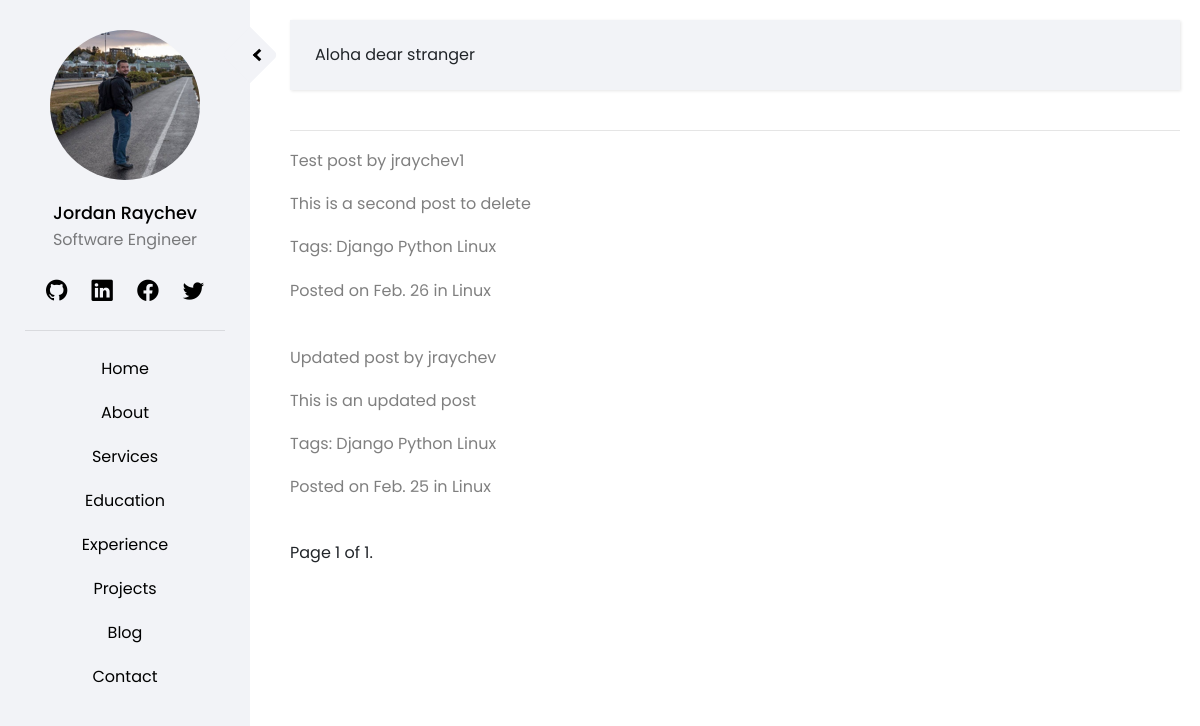
The page /posts/tags/Django/ on the database its author committed.
### accounts/models.py (models this page shows, shortened)
class CustomUser(AbstractUser):
    department = models.CharField(max_length=50)
    profession = models.CharField(max_length=50)
    about = models.TextField(default='', max_length=1000)
    slug = models.SlugField(max_length=50)
    profile_image = models.ImageField(default='profile_default.jpg', upload_to='profile_images')
    def __str__(self):
        return self.username

class UserSocial(models.Model):
    user = models.ForeignKey(CustomUser, default=1, on_delete=models.DO_NOTHING)
    social_name = models.CharField(max_length=50)
    social_class = models.CharField(max_length=50)
    social_url = models.CharField(max_length=100)

### staticpages/models.py (models this page shows, shortened)
class Menu(models.Model):
    menu_name = models.CharField(max_length=50)
    @property
    def menu_slug(self):
        return self.menu_name.lower()

### posts/models.py (models this page shows, shortened)
class Post(models.Model):
    title = models.CharField(max_length=100)
    content = models.TextField()
    header_image = models.ImageField(default='profile_default.jpg', upload_to='post_images')
    date_posted = models.DateTimeField(default=timezone.now)
    author = models.ForeignKey(CustomUser, on_delete=models.CASCADE, default=1)
    author_bio = models.CharField(max_length=200, default='default-bio')
    tags = models.ManyToManyField(Tag)
    category = models.ForeignKey(Category, on_delete=models.DO_NOTHING)
    status = models.IntegerField(choices=STATUS, default=0)
    @property
    def time_created_before(self):
        time_diff = timezone.now() - self.date_posted
        seconds = floor(time_diff.total_seconds())
        time_since_creation = 0
        if seconds < 3600:
            time_since_creation = str(seconds//60) + ' mins ago'
        elif seconds > 3600 and seconds < 86400:
            time_since_creation = str(seconds//3600) + ' hours ago'
        elif seconds > 8600 and seconds < 432000:
            time_since_creation = str(seconds//86000) + ' days ago'
        else:
            posted_on = str(self.date_posted.strftime('%b. %d'))
            time_since_creation = 'on ' + posted_on
        return time_since_creation
    class Meta:
        ordering = ['-date_posted']

class Tag(models.Model):
    name = models.CharField(max_length=20, unique=True)
    def __str__(self):
        return str(self.name)

class Category(models.Model):
    name = models.CharField(max_length=20, unique=True)
    def __str__(self):
        return str(self.name)

### posts/views.py (the view)
# urls.py: path('tags/<tag_name>/', TagView.as_view(), name='tag-view-cbv'), # CBV
class TagView(ListView):
    template_name = 'posts/posts_tag.html'
    context_object_name = 'posts_by_tag'
    paginate_by = _PAGINATE_BY
    def get_queryset(self):
        searched_tag = Tag.objects.filter(name=self.kwargs['tag_name']).values_list('id', flat=True)
        tag_id = get_object_or_404(searched_tag)
        return Post.objects.filter(tags=tag_id, status=0)

### home/templatetags/sidebar_items.py (called while the page is built)
@register.inclusion_tag('home/menu.html', takes_context=True)
def get_menu(context):
    request = context['request']
    menu = Menu.objects.all()
    return {'menu' : menu, 'request': request}

@register.inclusion_tag('home/user_social.html')
def get_social(user):
    user_social = UserSocial.objects.filter(user=user)
    return { 'user_social' : user_social }

@register.inclusion_tag('home/user_meta.html', takes_context=True)
def get_user_meta(context, id):
    request = context['request']
    user_data = CustomUser.objects.filter(id=id)
    return { 'user_data' : user_data, 'request': request }

### templates/posts/posts_tag.html (shortened to what this page needs)
{% extends 'home/base.html' %}
{% block content %}
    {% for post in posts_by_tag %}
        <p> {{ post.title }} by {{ post.author }} </p>
        <p><a href = "{% url 'post-detail' post.id %}"> {{ post.content }} </a></p>
        <p> Tags:
            {% for tag in post.tags.all %}
                <a href = " {% url 'tag-view-cbv' tag.name %} "> {{ tag }}  </a>
        {% endfor %}
        </p>
       <p>Posted {{ post.time_created_before }} in
        <a href = " {% url 'cat-view-cbv' post.category %} "> {{ post.category }}  </a> </p>
    {% endfor %}
    <div class="pagination">
        <span class="step-links">
            <span class="current">
                Page {{ page_obj.number }} of {{ page_obj.paginator.num_pages }}.
            </span>
        </span>
    </div>
{% endblock %}

### templates/home/user_meta.html
<img class="rounded-circle profile-img" src="{{ user_data.0.profile_image.url }}">
<a class="name" href = "{% url 'home' %}"> {{ user_data.0.first_name }} {{ user_data.0.last_name }} </a>
<p class="profession"> {{ user_data.0.profession }} </p>

### templates/home/user_social.html
{% for social in user_social %}
    <li><a target="_blank" href="{{ social.social_url }}"> <i class="{{ social.social_class }}"></i> </a></li>
{% endfor %}

### templates/home/menu.html
{% for item in menu %}
    {% url item.menu_slug as active_menu_item %}
    <li><a class = "{% if request.path == active_menu_item %} active {% endif %}" href="{% url item.menu_slug %}"> {{ item.menu_name}} </a></li>
{% endfor %}

### static/css/style.css (style rules this page uses)
:root { --main-color: rgb(242, 243, 247); --main-color-darker: rgb(230, 230, 230); --red-color: #ec5453; --green-color: #2fa499; --blue-color: #2c98f0; --darker-blue-color: #4054b2; --white-color: #ffffff; --yellow-color: #f9bf3f; --purple-color: #a84cb8; --border-color: rgba(0, 0, 0, 0.1); --black-color: rgba(0,0,0); --p-color: rgba(0, 0, 0, 0.5); --box-shadow: rgba(0, 0, 0, 0.2); --black-075: rgba(0, 0, 0, 0.75); }
body { font-family: 'Poppins', sans-serif; background: var(--white-color); }
p { font-family: 'Poppins', sans-serif; font-size: 1em; font-weight: 400; line-height: 1.7em; color: var(--p-color); }
a, a:hover, a:focus { color: inherit; text-decoration: none; transition: all 0.3s; }
ul.social-sidebar li { display: inline-block; }
#sidebar ul li a, .main-navbar li a { position: relative; display: inline-block; padding: 10px; }
#sidebar ul li a:after, .main-navbar li a:after { content: ''; position: absolute; width: 100%; transform: scaleX(0); height: 2px; bottom: 0; left: 0; background-color: var(--blue-color); transform-origin: bottom center; transition: transform 0.25s ease-out; }
.profile-img { width: 150px; height: 150px; margin-bottom: 20px; }
.name { font-size: 1.1em; font-weight: 500; }

### rows shown on the page
CustomUser: profile_image (picture), first_name "Jordan", last_name "Raychev", profession "Software Engineer"
Menu: menu_name "Home"
Menu: menu_name "About"
Menu: menu_name "Services"
Menu: menu_name "Education"
Menu: menu_name "Experience"
Menu: menu_name "Projects"
Menu: menu_name "Blog"
Menu: menu_name "Contact"
Post: title "Test post", author "jraychev1", content "This is a second post to delete", time_created_before "on Feb. 26", category "Linux"
Tag: name "Django"
Tag: name "Python"
Tag: name "Linux"
Post: title "Updated post", author "jraychev", content "This is an updated post", time_created_before "on Feb. 25", category "Linux"

### other values the page prints
{{ page_obj.number }} "1"
{{ page_obj.paginator.num_pages }} "1"
